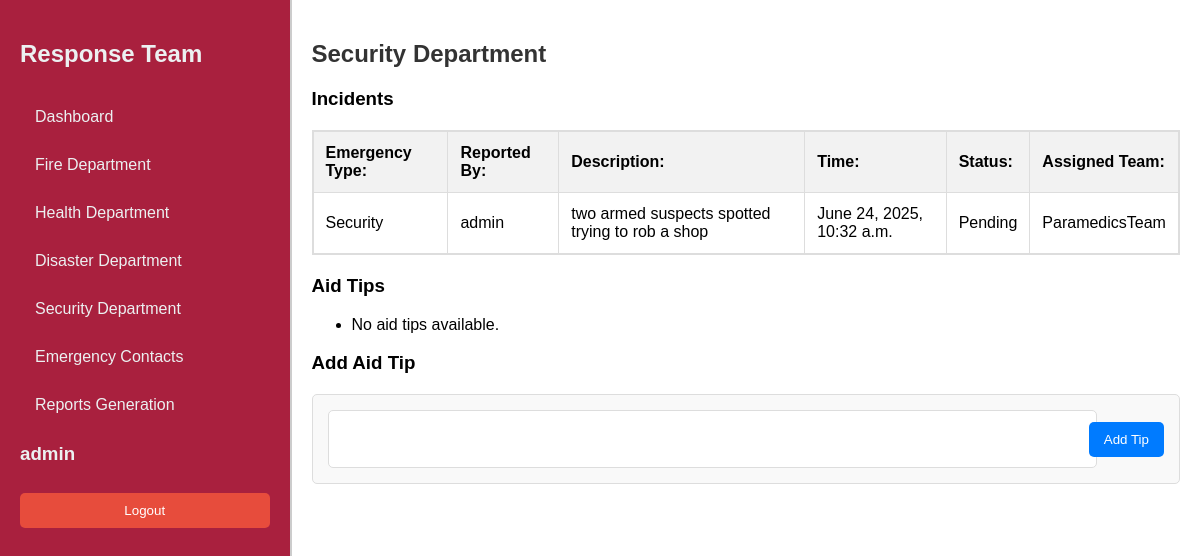
The page /response-team/security/ (signed in) on the database as committed earlier.
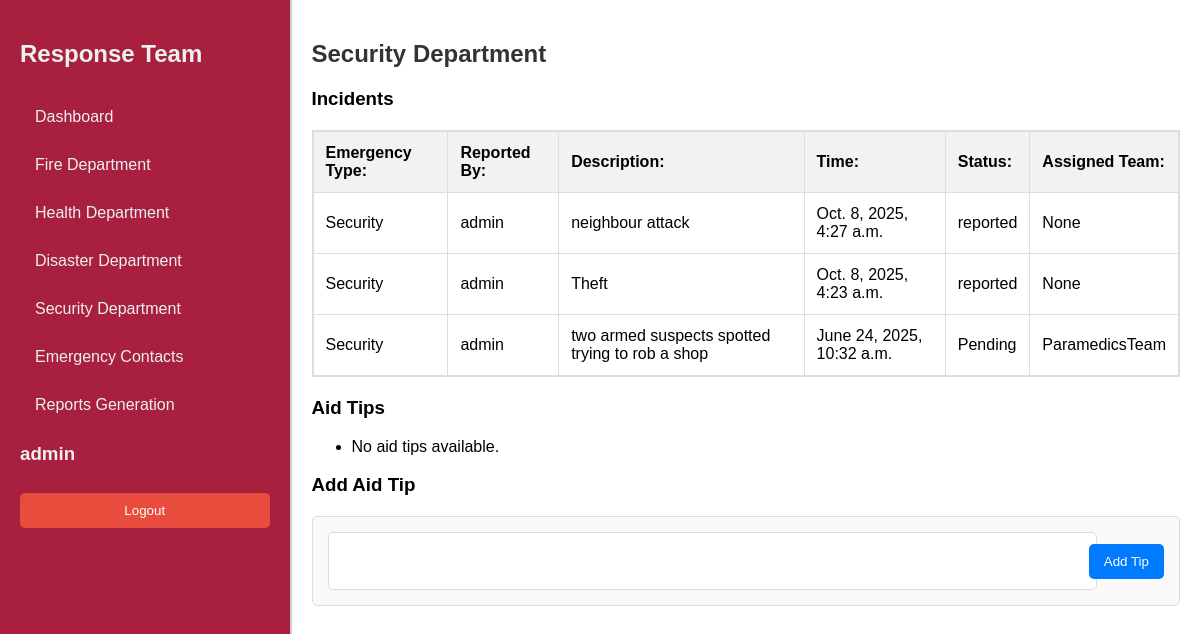
The same page on the database as committed later.
### sos/models.py (models this page shows, shortened)
class Emergency(models.Model):
    LOCATION_CHOICES = (
        ('location_1', 'Thika Town'),
        ('location_2', 'Bidco'),
        ('location_3', 'Runda'),
        ('location_4', 'Starehe'),
        ('location_5', 'MKU'),
        ('location_6', 'Thika Level 5'),
        ('location_7', 'Kiandutu'),
        ('location_8', 'Biafra'),
    )
    STATUS_CHOICES = (
        ('reported', 'Reported'),
        ('dispatched', 'Dispatched'),
        ('on_seen', 'On Seen'),
        ('resolved', 'Resolved'),
        ('cancelled', 'Cancelled'),
    )
    emergency_type = models.ForeignKey(EmergencyType, on_delete=models.CASCADE)
    reported_by = models.ForeignKey(User, on_delete=models.CASCADE)
    description = models.TextField(blank=True)
    reported_at = models.DateTimeField(auto_now_add=True)
    resolved_at = models.DateTimeField(blank=True, null=True)
    assigned_team = models.ForeignKey(
        'ResponseTeam',
        on_delete=models.SET_NULL,
        null=True,
        blank=True,
        related_name='assigned_emergencies'
    )
    location = models.CharField(max_length=20, choices=LOCATION_CHOICES, default='location_1', help_text="Select the location of the emergency")
    status = models.CharField(max_length=20, choices=STATUS_CHOICES, default='reported')
    class Meta:
        ordering = ['-reported_at']
        verbose_name = 'Emergency Report'
        verbose_name_plural = 'Emergency Reports'

class EmergencyType(models.Model):
    name = models.CharField(max_length=255, unique=True, help_text="Fire, Medical, Security")
    description = models.TextField(blank=True, null=True)
    def __str__(self):
        return self.name

class ResponseTeam(models.Model):
    name = models.CharField(max_length=255, unique=True, help_text="Firestation, Ambulance, Natural Disaster Team")
    team_type = models.CharField(max_length=255, help_text="Fire, Medical, Police")
    available = models.BooleanField(default=True)
    def __str__(self):
        return self.name

### responseTeam/views.py (the view)
# urls.py: path('security/', views.securityDepartment, name='security_department'),
@staff_member_required
def securityDepartment(request):
    security_type = get_object_or_404(EmergencyType, name='Security')  # Get the EmergencyType instance for 'Security'
    incidents = Emergency.objects.filter(emergency_type=security_type)
    tips = AidTip.objects.filter(emergency_type=security_type)  # Use the security_type instance
    if request.method == 'POST':
        form = AidTipForm(request.POST)
        if form.is_valid():
            aid_tip = form.save(commit=False)  # Do not save to the database yet
            aid_tip.emergency_type = security_type  # Set the emergency type
            aid_tip.save()  # Now save the instance
            return redirect('security_department')
    else:
        form = AidTipForm()  # No initial data needed since emergency_type is set in the view
    context = {
        'incidents': incidents,
        'tips': tips,
        'form': form,
    }
    return render(request, 'securitydepartment/security.html', context)

### sos/forms.py
class AidTipForm(forms.ModelForm):
    class Meta:
        model = AidTip
        fields = ['tip']  # Only include the tip field
    def __init__(self, *args, **kwargs):
        super(AidTipForm, self).__init__(*args, **kwargs)

### responseTeam/views.py (called while the page is built)
def staff_member_required(view_func):
    decorated_view_func = user_passes_test(lambda u: u.is_staff)(view_func)
    return decorated_view_func

### responseTeam/templates/securitydepartment/security.html (shortened to what this page needs)
{% extends 'dashboard.html' %}
{% block content %}
<h2>Security Department</h2>
<h3>Incidents</h3>
<div class="table-container">
    <table id="incidentTable">
        <thead>
            <tr>
                <th><strong>Emergency Type:</strong></th>
                <th><strong>Reported By:</strong></th>
                <th><strong>Description:</strong></th>
                <th><strong>Time:</strong></th>
                <th><strong>Status:</strong></th>
                <th><strong>Assigned Team:</strong></th>
            </tr>
        </thead>
        <tbody>
            {% for incident in incidents %}
            <tr style="cursor: pointer" onclick="window.location='{% url 'incidents_detail' incident.pk %}'">
                <td>{{ incident.emergency_type }}</td>
                <td>{{ incident.reported_by }}</td>
                <td>{{ incident.description }}</td>
                <td>{{ incident.reported_at }}</td>
                <td>{{ incident.status }}</td>
                <td>{{ incident.assigned_team }}</td>
            </tr>
            {% empty %}
            <tr>
                <td colspan="6">No incidents reported yet</td>
            </tr>
            {% endfor %}
        </tbody>
    </table>
</div>
<h3>Aid Tips</h3>
<ul>
    {% for tip in tips %}
        <li>{{ tip.tip }}</li>
    {% empty %}
        <li>No aid tips available.</li>
    {% endfor %}
</ul>
<h3>Add Aid Tip</h3>
<div class="add-tip-form">
    <form method="post">
        <div class="form-group">
            <input type="text" name="{{ form.tip.name }}" id="{{ form.tip.id_for_label }}" class="form-control" value="{{ form.tip.value|default:'' }}" required>
        </div>
        <button type="submit">Add Tip</button>
    </form>
</div>
{% endblock %}

Rows that differ between the two databases and show on the page:
added Emergency: emergency_type "Security", reported_by "admin", description "neighbour attack", reported_at "Oct. 8, 2025, 4:27 a.m.", status "reported", assigned_team "None"
added Emergency: emergency_type "Security", reported_by "admin", description "Theft", reported_at "Oct. 8, 2025, 4:23 a.m.", status "reported", assigned_team "None"
